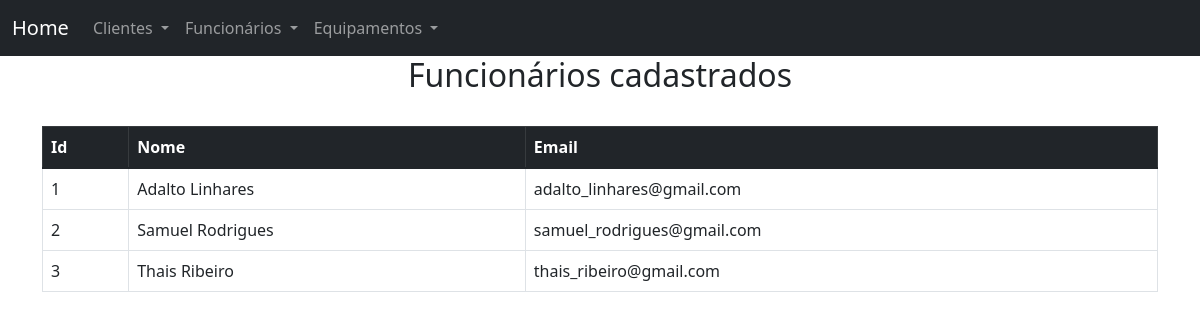
Screenshot of /consultafuncionarios with the database file from the repository.
### main.py (models this page shows, shortened)
class Funcionarios(db.Model):
    id_funcionario = db.Column(db.Integer, primary_key=True)
    name = db.Column(db.String(80), nullable=False)
    email = db.Column(db.String(120), nullable=False)
    senha = db.Column(db.String(12), nullable=False)

### main.py (the view)
@app.route('/consultafuncionarios')
def consulta_funcionarios():
    funcionarios = Funcionarios.query.all()
    return render_template('consultafuncionarios.html', funcionarios=funcionarios)

### templates/consultafuncionarios.html (shortened to what this page needs)
{% extends "index.html" %}
{% block conteudo %}
	<head>
		<link rel="stylesheet" href="https://cdn.jsdelivr.net/npm/bootstrap@5.1.3/dist/css/bootstrap.min.css">
	</head>
<body>
    <h2 style="text-align: center;">Funcionários cadastrados</h2>
<br>
<table class="table table-bordered table-hover">
    <thead class="table-dark">
        <tr>
          <th scope="col">Id</th>
          <th scope="col">Nome</th>
          <th scope="col">Email</th>
        </tr>
    </thead>
    <tbody>
        {% for funcionarios in funcionarios %}
        <tr>
            <td>{{ funcionarios.id_funcionario }}</td>
            <td>{{ funcionarios.name }}</td>
            <td>{{ funcionarios.email }}</td>
        </tr>
        {% endfor %}
    </tbody>
</table>
{% endblock conteudo %}

### rows the page displays
Funcionarios: id_funcionario "1", name "Adalto Linhares", email "adalto_linhares@gmail.com"
Funcionarios: id_funcionario "2", name "Samuel Rodrigues", email "samuel_rodrigues@gmail.com"
Funcionarios: id_funcionario "3", name "Thais Ribeiro", email "thais_ribeiro@gmail.com"
